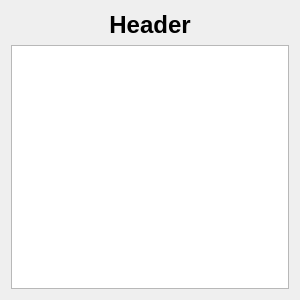
<?xml version="1.0" encoding="UTF-8"?>
<ui version="4.0">
 <class>notification</class>
 <widget class="QWidget" name="notification">
  <property name="geometry">
   <rect>
    <x>0</x>
    <y>0</y>
    <width>300</width>
    <height>300</height>
   </rect>
  </property>
  <property name="windowTitle">
   <string/>
  </property>
  <layout class="QGridLayout" name="gridLayout">
   <item row="0" column="0">
    <widget class="QLabel" name="label">
     <property name="text">
      <string>&lt;html&gt;&lt;head/&gt;&lt;body&gt;&lt;p align=&quot;center&quot;&gt;&lt;span style=&quot; font-size:18pt; font-weight:600;&quot;&gt;Header&lt;/span&gt;&lt;/p&gt;&lt;/body&gt;&lt;/html&gt;</string>
     </property>
    </widget>
   </item>
   <item row="1" column="0">
    <widget class="QPlainTextEdit" name="plainTextEdit">
     <property name="readOnly">
      <bool>true</bool>
     </property>
    </widget>
   </item>
  </layout>
 </widget>
 <resources/>
 <connections/>
</ui>
